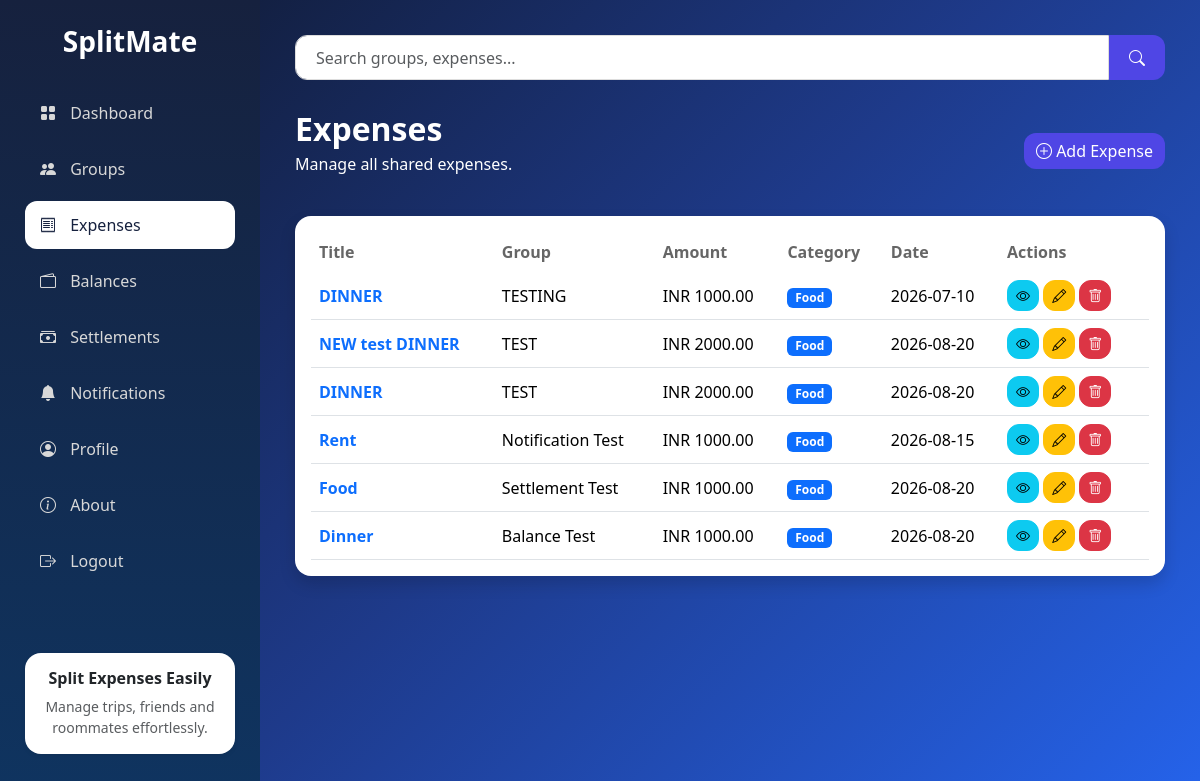
The page /expenses/ (signed in) on the database its author committed.
### models.py (models this page shows, shortened)
class Expense(db.Model):
    __tablename__ = "expense"
    id = db.Column(db.Integer, primary_key=True)
    group_id = db.Column(db.Integer, db.ForeignKey("group.id"), nullable=False)
    title = db.Column(db.String(100), nullable=False)
    description = db.Column(db.Text)
    amount = db.Column(db.Float, nullable=False)
    category = db.Column(db.String(50), nullable=False)
    split_type = db.Column(db.String(20), nullable=False)
    currency = db.Column(db.String(10), default="INR")
    payment_method = db.Column(db.String(20), nullable=False)
    expense_date = db.Column(db.Date, nullable=False)
    created_by = db.Column(db.Integer, db.ForeignKey("user.id"), nullable=False)
    created_at = db.Column(db.DateTime, default=datetime.utcnow)
    participants = db.relationship("ExpenseParticipant",backref="expense",cascade="all, delete-orphan",lazy=True)

class Group(db.Model):
    __tablename__ = "group"
    id = db.Column(db.Integer, primary_key=True)
    name = db.Column(db.String(100), nullable=False)
    description = db.Column(db.Text)
    group_type = db.Column(db.String(50), nullable=False)
    trip_mode = db.Column(db.Boolean, default=False)
    trip_start_date = db.Column(db.Date)
    trip_end_date = db.Column(db.Date)
    created_by = db.Column(db.Integer, db.ForeignKey("user.id"), nullable=False)
    created_at = db.Column(db.DateTime, default=datetime.utcnow)
    members = db.relationship("GroupMember", backref="group", cascade="all, delete-orphan", lazy=True)
    expenses = db.relationship("Expense", backref="group", cascade="all, delete-orphan", lazy=True)
    settlements = db.relationship("Settlement", backref="group", cascade="all, delete-orphan", lazy=True)

### routes/expenses.py (the view)
@expenses.route("/")
def expenses_home():
    if "user_id" not in session:
        return redirect(url_for("auth.login"))
    group_ids = [member.group_id for member in GroupMember.query.filter_by(user_id=session["user_id"]).all()]
    if group_ids:
        expenses = (Expense.query.filter(Expense.group_id.in_(group_ids)).order_by(Expense.created_at.desc()).all())
    else:
        expenses = []
    return render_template("expenses/expenses.html",expenses=expenses)

### templates/expenses/expenses.html (shortened to what this page needs)
{% extends "dashboard_base.html" %}
{% block expenses_active %}
active
{% endblock %}
{% block page_content %}
<div class="d-flex justify-content-between align-items-center mb-4">
    <div>
        <h2 class="fw-bold mb-1">Expenses</h2>
        <p>
            Manage all shared expenses.
        </p>
    </div>
    <a href="{{ url_for('expenses.add_expense') }}"
       class="btn btn-primary">
        <i class="bi bi-plus-circle"></i>
        Add Expense
    </a>
</div>
<div class="card border-0 shadow rounded-4">
    <div class="card-body">
        {% if expenses %}
        <div class="table-responsive">
            <table class="table align-middle">
                <thead>
                    <tr>
                        <th>Title</th>
                        <th>Group</th>
                        <th>Amount</th>
                        <th>Category</th>
                        <th>Date</th>
                        <th width="150">Actions</th>
                    </tr>
                </thead>
                <tbody>
                {% for expense in expenses %}
                    <tr>
                        <td>
                            <a href="{{ url_for('expenses.expense_dashboard', expense_id=expense.id) }}"
                            class="text-decoration-none fw-bold">
                            {{ expense.title }}
                        </a>
                        </td>
                        <td>
                            {{ expense.group.name }}
                        </td>
                        <td>
                            {{ expense.currency }}
                            {{ "%.2f"|format(expense.amount) }}
                        </td>
                        <td>
                            <span class="badge bg-primary">
                                {{ expense.category }}
                            </span>
                        </td>
                        <td>
                            {{ expense.expense_date.strftime("%Y-%m-%d") }}
                        </td>
                        <td>
                        <a href="{{ url_for('expenses.expense_dashboard', expense_id=expense.id) }}"
                            class="btn btn-sm btn-info">
                            <i class="bi bi-eye"></i>
                        </a>
                        {% if expense.created_by == session["user_id"] %}
                        <a href="{{ url_for('expenses.edit_expense', expense_id=expense.id) }}" class="btn btn-sm btn-warning">
                            <i class="bi bi-pencil"></i>
                        </a>
                        <a href="{{ url_for('expenses.delete_expense', expense_id=expense.id) }}" class="btn btn-sm btn-danger">
                            <i class="bi bi-trash"></i>
                        </a>
                            {% endif %}
                        </td>
                    </tr>
                {% endfor %}
                </tbody>
            </table>
        </div>
        {% endif %}
    </div>
</div>
{% endblock %}

### static/css/style.css (style rules this page uses)
* { margin:0; padding:0; box-sizing:border-box; font-family:"Segoe UI",sans-serif; }
body { min-height:100vh; background:linear-gradient(135deg,#0f172a,#1e3a8a,#2563eb); }
.btn { border-radius:12px; font-weight:500; }
.btn-primary { background:#4f46e5; border:none; }
.table { margin-bottom:0; }
.table thead th { border:none; color:#666; font-weight:600; }
.table tbody td { vertical-align:middle; }

### rows shown on the page
Expense: title "DINNER", group.name "TESTING", currency "INR", amount "1000.00", category "Food", expense_date "2026-07-10"
Expense: title "NEW test DINNER", group.name "TEST", currency "INR", amount "2000.00", category "Food", expense_date "2026-08-20"
Expense: title "DINNER", group.name "TEST", currency "INR", amount "2000.00", category "Food", expense_date "2026-08-20"
Expense: title "Rent", group.name "Notification Test", currency "INR", amount "1000.00", category "Food", expense_date "2026-08-15"
Expense: title "Food", group.name "Settlement Test", currency "INR", amount "1000.00", category "Food", expense_date "2026-08-20"
Expense: title "Dinner", group.name "Balance Test", currency "INR", amount "1000.00", category "Food", expense_date "2026-08-20"
